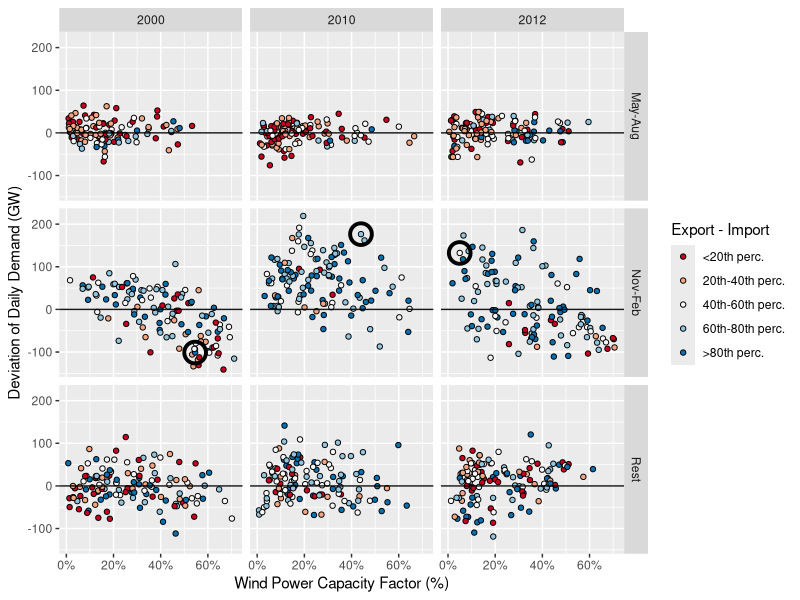

Reproduce this figure in R.
# This code has been used to generate the figures in the following report:
# De Felice, M., Busch, S., Kanellopoulos, K., Kavvadias, K. and Hidalgo Gonzalez, I.,
# Power system flexibility in a variable climate,
# ISBN 978-92-76-18183-5 (online), doi:10.2760/75312 (online)
# This code is released under Creative Commons Attribution 4.0 International (CC BY 4.0) licence
# (https://creativecommons.org/licenses/by/4.0/).

library(tidyverse)

# IMP/EXP
jj <- read_csv("data_figure30.csv")

g <- ggplot(
  jj %>%
    filter(id %in% c(2000, 2010, 2012)),
  aes(x = ws / (14.2 * 24 * 1000), y = demand / 1e3)
) +
  geom_point(aes(
    fill = cut(net,
      breaks = c(-Inf, -56924, -22006, 5220, 24534, Inf),
      labels = c(
        "<20th perc.", "20th-40th perc.", "40th-60th perc.",
        "60th-80th perc.", ">80th perc."
      )
    )
  ),
  pch = 21,
  alpha = 1
  ) +
  facet_grid(season ~ id) +
  scale_fill_brewer(palette = "RdBu", name = "Export - Import") +
  geom_point(
    data = jj %>% filter(yday == 335, id %in% c(2000, 2010, 2012)),
    pch = 21,
    size = 6,
    stroke = 2,
    color = "black"
  ) +
  geom_hline(yintercept = 0, alpha = 0.9) +
  scale_x_continuous(labels = scales::percent_format()) +
  labs(
    x = "Wind Power Capacity Factor (%)",
    y = "Deviation of Daily Demand (GW)"
  )
ggsave("figure30.png", width = 6, height = 5)
